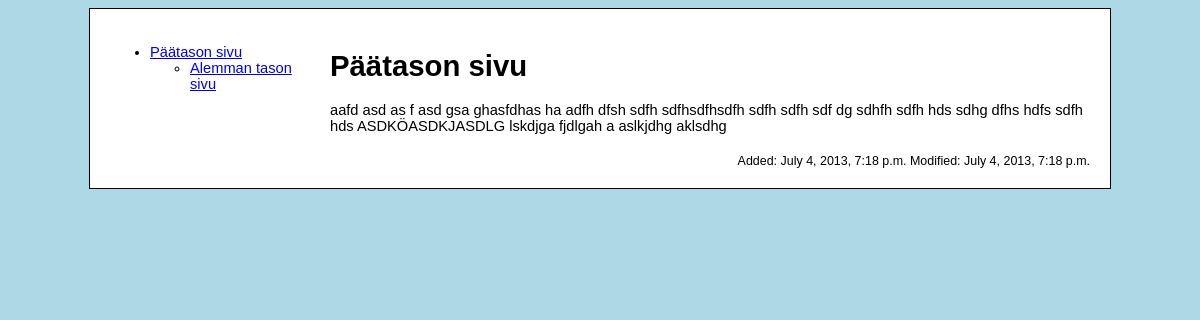
/paatason-sivu/, run on the app's committed database.
### manual/models.py (models this page shows, shortened)
class ManualPage(models.Model):
    parent = models.ForeignKey('ManualPage', null=True, blank=True)
    title = models.CharField(max_length=250)
    slug = models.SlugField()
    content = models.TextField()
    modified = models.DateTimeField(auto_now=True)
    added = models.DateTimeField(auto_now_add=True)
    published = models.BooleanField(default=False)

### manual/views.py (the view)
# urls.py: url(r'^(?P<slug>[-\w]+)/$', 'view_page', name='manual_view_page'),
def view_page(request, slug):
    navigation = ManualPage.objects.filter(published=True, parent=None)
    try:
        page = ManualPage.objects.get(slug=slug, published=True)
    except ManualPage.DoesNotExist:
        raise Http404
    return render(request, 'view_page.html', {'navigation': navigation,
                                              'page': page})

### manual/templates/view_page.html (shortened to what this page needs)
<html>
<head>
    <link rel="stylesheet" type="text/css" href="{{ STATIC_URL }}manual/style.css"/>
</head>
<body>
<div id="wrap">
    <div id="navigation">
        {% include "manual_navigation_snippet.html" %}
    </div>
    <div id="content">
        <h1>{{ page.title }}</h1>
        <div id="pagecontent">
            {{ page.content|safe }}
        </div>
        <div id="pagemeta">
            <span id="pageadded">Added: {{ page.added }}</span>
            <span id="pagemodified">Modified: {{ page.modified }}</span>
        </div>
    </div>
</div>
</body>
</html>

### manual/templates/manual_navigation_snippet.html
<ul>
    {% for navitem in navigation %}
        <li><a href="{% url "manual_view_page" navitem.slug %}">{{ navitem.title }}</a></li>
        {% if navitem.manualpage_set %}
            {% with "manual_navigation_snippet.html" as filename %}
                {% with navitem.manualpage_set.all as navigation %}
                    {% include filename %}
                {% endwith %}
            {% endwith %}
        {% endif %}
    {% endfor %}
</ul>

### manual/static/manual/style.css (style rules this page uses)
body { font-size:11pt; font-family:arial, verdana, tahoma, sans-serif; background:lightblue; }
#wrap { width:980px; border:1px solid black; margin:0 auto; background:white; padding:20px; }
#navigation { float:left; width:200px; }
#content { padding-left:220px; }
#pagemeta { font-size:85%; margin-top:20px; text-align: right; }

### data on the page
ManualPage: title "Päätason sivu", content "aafd asd as f asd gsa ghasfdhas ha adfh dfsh sdfh sdfhsdfhsdfh sdfh sdfh sdf dg sdhfh sdfh hds sdhg dfhs hdfs sdfh hds ASDKÖASDKJASDLG lskdjga fjdlgah a aslkjdhg aklsdhg", added "July 4, 2013, 7:18 p.m.", modified "July 4, 2013, 7:18 p.m."
ManualPage: title "Alemman tason sivu"
